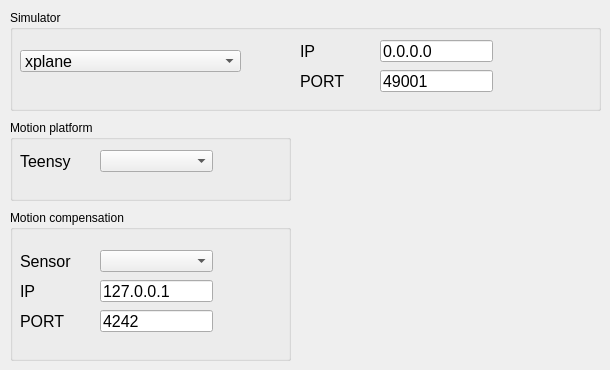
   <widget class="QWidget" name="tab_interface">
    <attribute name="title">
     <string>interfaces</string>
    </attribute>
    <widget class="QGroupBox" name="groupBox_6">
     <property name="geometry">
      <rect>
       <x>10</x>
       <y>10</y>
       <width>591</width>
       <height>101</height>
      </rect>
     </property>
     <property name="title">
      <string>Simulator</string>
     </property>
     <widget class="QLabel" name="label">
      <property name="geometry">
       <rect>
        <x>290</x>
        <y>30</y>
        <width>49</width>
        <height>22</height>
       </rect>
      </property>
      <property name="font">
       <font>
        <pointsize>12</pointsize>
       </font>
      </property>
      <property name="text">
       <string>IP</string>
      </property>
     </widget>
     <widget class="QLabel" name="label_2">
      <property name="geometry">
       <rect>
        <x>290</x>
        <y>60</y>
        <width>49</width>
        <height>22</height>
       </rect>
      </property>
      <property name="font">
       <font>
        <pointsize>12</pointsize>
       </font>
      </property>
      <property name="text">
       <string>PORT</string>
      </property>
     </widget>
     <widget class="QLineEdit" name="txt_sim_ip">
      <property name="geometry">
       <rect>
        <x>370</x>
        <y>30</y>
        <width>113</width>
        <height>22</height>
       </rect>
      </property>
      <property name="font">
       <font>
        <pointsize>12</pointsize>
       </font>
      </property>
      <property name="inputMask">
       <string notr="true"/>
      </property>
      <property name="text">
       <string>0.0.0.0</string>
      </property>
     </widget>
     <widget class="QLineEdit" name="txt_sim_port">
      <property name="geometry">
       <rect>
        <x>370</x>
        <y>60</y>
        <width>113</width>
        <height>22</height>
       </rect>
      </property>
      <property name="font">
       <font>
        <pointsize>12</pointsize>
       </font>
      </property>
      <property name="text">
       <string>49001</string>
      </property>
     </widget>
     <widget class="QComboBox" name="cmb_sim_software">
      <property name="geometry">
       <rect>
        <x>10</x>
        <y>40</y>
        <width>221</width>
        <height>22</height>
       </rect>
      </property>
      <property name="font">
       <font>
        <pointsize>12</pointsize>
       </font>
      </property>
      <item>
       <property name="text">
        <string>xplane</string>
       </property>
      </item>
      <item>
       <property name="text">
        <string>msfs2024</string>
       </property>
      </item>
     </widget>
    </widget>
    <widget class="QGroupBox" name="groupBox_7">
     <property name="geometry">
      <rect>
       <x>10</x>
       <y>120</y>
       <width>281</width>
       <height>81</height>
      </rect>
     </property>
     <property name="title">
      <string>Motion platform</string>
     </property>
     <widget class="QLabel" name="label_3">
      <property name="geometry">
       <rect>
        <x>10</x>
        <y>30</y>
        <width>131</width>
        <height>22</height>
       </rect>
      </property>
      <property name="font">
       <font>
        <pointsize>12</pointsize>
       </font>
      </property>
      <property name="text">
       <string>Teensy</string>
      </property>
     </widget>
     <widget class="QComboBox" name="cmb_serial_motion">
      <property name="geometry">
       <rect>
        <x>90</x>
        <y>30</y>
        <width>113</width>
        <height>22</height>
       </rect>
      </property>
      <property name="font">
       <font>
        <pointsize>12</pointsize>
       </font>
      </property>
     </widget>
    </widget>
    <widget class="QGroupBox" name="groupBox_8">
     <property name="geometry">
      <rect>
       <x>10</x>
       <y>210</y>
       <width>281</width>
       <height>151</height>
      </rect>
     </property>
     <property name="title">
      <string>Motion compensation</string>
     </property>
     <widget class="QComboBox" name="cmb_serial_imu">
      <property name="geometry">
       <rect>
        <x>90</x>
        <y>40</y>
        <width>113</width>
        <height>22</height>
       </rect>
      </property>
      <property name="font">
       <font>
        <pointsize>12</pointsize>
       </font>
      </property>
     </widget>
     <widget class="QLabel" name="label_18">
      <property name="geometry">
       <rect>
        <x>10</x>
        <y>40</y>
        <width>81</width>
        <height>22</height>
       </rect>
      </property>
      <property name="font">
       <font>
        <pointsize>12</pointsize>
       </font>
      </property>
      <property name="text">
       <string>Sensor</string>
      </property>
     </widget>
     <widget class="QLineEdit" name="txt_mc_port">
      <property name="geometry">
       <rect>
        <x>90</x>
        <y>100</y>
        <width>113</width>
        <height>22</height>
       </rect>
      </property>
      <property name="font">
       <font>
        <pointsize>12</pointsize>
       </font>
      </property>
      <property name="text">
       <string>4242</string>
      </property>
     </widget>
     <widget class="QLabel" name="label_22">
      <property name="geometry">
       <rect>
        <x>10</x>
        <y>100</y>
        <width>49</width>
        <height>22</height>
       </rect>
      </property>
      <property name="font">
       <font>
        <pointsize>12</pointsize>
       </font>
      </property>
      <property name="text">
       <string>PORT</string>
      </property>
     </widget>
     <widget class="QLineEdit" name="txt_mc_sensor_ip">
      <property name="geometry">
       <rect>
        <x>90</x>
        <y>70</y>
        <width>113</width>
        <height>22</height>
       </rect>
      </property>
      <property name="font">
       <font>
        <pointsize>12</pointsize>
       </font>
      </property>
      <property name="inputMask">
       <string notr="true"/>
      </property>
      <property name="text">
       <string>127.0.0.1</string>
      </property>
     </widget>
     <widget class="QLabel" name="label_23">
      <property name="geometry">
       <rect>
        <x>10</x>
        <y>70</y>
        <width>49</width>
        <height>22</height>
       </rect>
      </property>
      <property name="font">
       <font>
        <pointsize>12</pointsize>
       </font>
      </property>
      <property name="text">
       <string>IP</string>
      </property>
     </widget>
    </widget>
   </widget>
